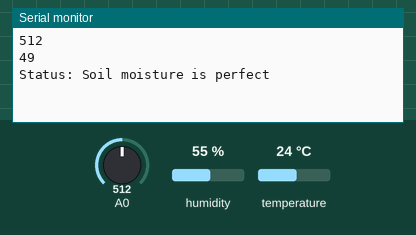
Recording of a sketch running on a simulated ESP8266 (NodeMCU). On the bench: the last lines printed to the serial monitor. The test bench sets the inputs (shaded band); at power-on: A0 = 512, humidity 55 %, temperature 24 °C. WiFi joins after 1.5 s; servers stay silent unless stated.

Above: at 3.3 s.
3.4 s: A0 set to 483
At 6.1 s:
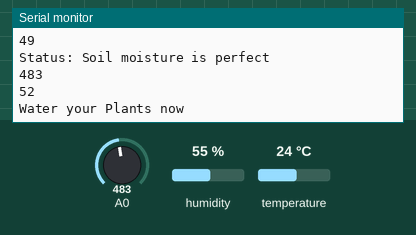
8.8 s: A0 set to 900
At 12.4 s:
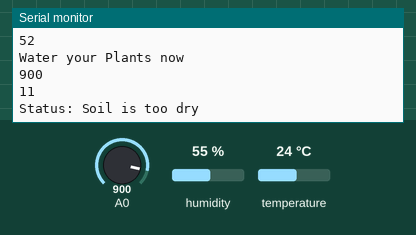
13.1 s: A0 set to 306
At 16.2 s:
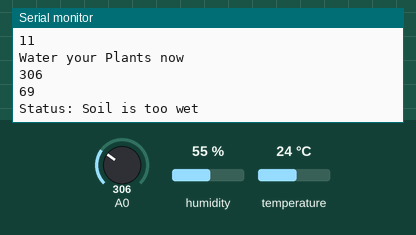
Timing chart, 0 to 17.7 s (numbered marks = the images above; inputs shaded):
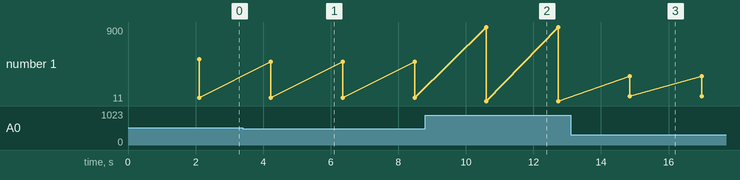

Measured:
- the behaviour switches between 501 and 500 on A0 (found by bisection; images 0 and 1)
- after the input at 3.4 s, the serial monitor: prints a new line after 0.83 s (image 1)
- after the input at 8.8 s, the serial monitor: prints a new line after 1.8 s (image 2)
- after the input at 13.1 s, the serial monitor: prints a new line after 1.8 s (image 3)
- plotted number 1: 49 → 52 after the input at 3.4 s, 52 → 11 after the input at 8.8 s, 11 → 69 after the input at 13.1 s

The sketch:

Soil_monitoring.ino
```cpp
#include <ESP8266WiFi.h>
#include <BlynkSimpleEsp8266.h>
#include <DHT.h>
#include <SimpleTimer.h>
#include <SPI.h>
#define BLYNK_PRINT Serial

//This is the project ID sent to you from blynk, after creating the project in the blynk app
char auth[] = "AUTH code";

//Ths part contains the details of the wifi network you are connecting to for this project
char ssid[] = "SSID";                   //WiFi SSID, vitalstatistix, maximus
char pass[] = "Password";                       //WiFi Password, vit2k4eva, okli7064

//definition of variables
const int sensorPin = 4;
int sensorState = 0;
int lastState = 0;
#define DHTPIN 14
#define DHTTYPE DHT11
DHT dht(DHTPIN, DHTTYPE);
SimpleTimer timer;

/*Analog*/
#define soilWet 500   // Define max value we consider soil 'wet'
#define soilDry 750   // Define min value we consider soil 'dry'


void sendSensor()
{
  float h = dht.readHumidity();
  float t = dht.readTemperature();

  if (isnan(h) || isnan(t)) {
    Serial.println("Failed to read from DHT sensor!");
    return;
  }

  Blynk.virtualWrite(V5, h);  //V5 is for Humidity
  Blynk.virtualWrite(V6, t);  //V6 is for Temperature
}


void setup()
{
  Serial.begin(9600);
  Blynk.begin(auth, ssid, pass);
  pinMode(sensorPin, INPUT);
  dht.begin();
  timer.setInterval(1000L, sendSensor);
  Blynk.begin(auth, ssid, pass);
}


int sensor = 0;
int sensormap = 0;

void sendTemps()
{
sensor = analogRead(A0);
sensormap = map(sensor, 1024, 0, 0, 100);
Serial.println(sensor);
Serial.println(sensormap);
Blynk.virtualWrite(V2, sensormap);
delay(1000);
}


void loop()
{
  Blynk.run();
  timer.run();
  sendTemps();

/*DIGITAL
sensorState = digitalRead(sensorPin);
Serial.println(sensorState);

if (sensorState == 1 && lastState == 0) {
  Serial.println("needs water, send notification");
  Blynk.notify("Water your plants");
  lastState = 1;
  delay(1000);
    }
  else if (sensorState == 1 && lastState == 1) {
    //do nothing, has not been watered yet
  Serial.println("has not been watered yet");
  delay(1000);
  }
  else {
    //st
    Serial.println("does not need water");
    lastState = 0;
    delay(1000);
  }
  */

 /* ANALOG-----------------------------------------------------*/
    if ((sensor > soilDry) && (lastState == 0)) {
    Serial.println("Status: Soil is too dry");
    Blynk.notify("Water your plants");
    lastState = 1;
    delay(1000);
  } else if ((sensor < soilWet) && (lastState == 1)) {
    Serial.println("Status: Soil is too wet");
    Blynk.notify("That's enough watering");
    lastState = 0;
    delay(1000);
  } else if((sensor < soilDry) && (sensor > soilWet)){
    Serial.println("Status: Soil moisture is perfect");
    delay(1000);
    } else {
   Serial.println("Water your Plants now");
   delay(1000);
  }


  delay(100);
}
```
